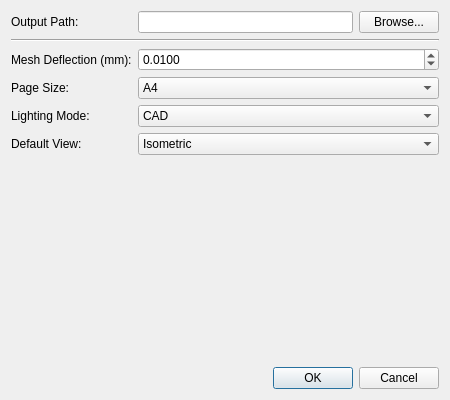
<?xml version="1.0" encoding="UTF-8"?>
<ui version="4.0">
 <class>PdfExportDialog</class>
 <widget class="QDialog" name="PdfExportDialog">
  <property name="geometry">
   <rect>
    <x>0</x>
    <y>0</y>
    <width>450</width>
    <height>400</height>
   </rect>
  </property>
  <property name="windowTitle">
   <string>3D PDF Export Settings</string>
  </property>
  <layout class="QVBoxLayout" name="verticalLayout">
   <item>
    <layout class="QGridLayout" name="gridLayout">
     <item row="0" column="0">
      <widget class="QLabel" name="label">
       <property name="text">
        <string>Output Path:</string>
       </property>
      </widget>
     </item>
     <item row="0" column="1">
      <layout class="QHBoxLayout" name="horizontalLayout">
       <item>
        <widget class="QLineEdit" name="editPath"/>
       </item>
       <item>
        <widget class="QPushButton" name="btnBrowse">
         <property name="text">
          <string>Browse...</string>
         </property>
        </widget>
       </item>
      </layout>
     </item>
     <item row="1" column="0" colspan="2">
      <widget class="Line" name="line">
       <property name="orientation">
        <enum>Qt::Horizontal</enum>
       </property>
      </widget>
     </item>
     <item row="2" column="0">
      <widget class="QLabel" name="label_2">
       <property name="text">
        <string>Mesh Deflection (mm):</string>
       </property>
      </widget>
     </item>
     <item row="2" column="1">
      <widget class="QDoubleSpinBox" name="spinDeflection">
       <property name="decimals">
        <number>4</number>
       </property>
       <property name="singleStep">
        <double>0.001000000000000</double>
       </property>
       <property name="value">
        <double>0.010000000000000</double>
       </property>
      </widget>
     </item>
     <item row="3" column="0">
      <widget class="QLabel" name="label_3">
       <property name="text">
        <string>Page Size:</string>
       </property>
      </widget>
     </item>
     <item row="3" column="1">
      <widget class="QComboBox" name="comboPageSize">
       <item>
        <property name="text">
         <string>A4</string>
        </property>
       </item>
       <item>
        <property name="text">
         <string>A3</string>
        </property>
       </item>
       <item>
        <property name="text">
         <string>Letter</string>
        </property>
       </item>
       <item>
        <property name="text">
         <string>Legal</string>
        </property>
       </item>
      </widget>
     </item>
     <item row="4" column="0">
      <widget class="QLabel" name="label_4">
       <property name="text">
        <string>Lighting Mode:</string>
       </property>
      </widget>
     </item>
     <item row="4" column="1">
      <widget class="QComboBox" name="comboLighting">
       <item>
        <property name="text">
         <string>CAD</string>
        </property>
       </item>
       <item>
        <property name="text">
         <string>Artwork</string>
        </property>
       </item>
       <item>
        <property name="text">
         <string>Headlamp</string>
        </property>
       </item>
      </widget>
     </item>
     <item row="5" column="0">
      <widget class="QLabel" name="label_5">
       <property name="text">
        <string>Default View:</string>
       </property>
      </widget>
     </item>
     <item row="5" column="1">
      <widget class="QComboBox" name="comboView">
       <item>
        <property name="text">
         <string>Isometric</string>
        </property>
       </item>
       <item>
        <property name="text">
         <string>Front</string>
        </property>
       </item>
       <item>
        <property name="text">
         <string>Back</string>
        </property>
       </item>
       <item>
        <property name="text">
         <string>Top</string>
        </property>
       </item>
       <item>
        <property name="text">
         <string>Bottom</string>
        </property>
       </item>
      </widget>
     </item>
    </layout>
   </item>
   <item>
    <spacer name="verticalSpacer">
     <property name="orientation">
      <enum>Qt::Vertical</enum>
     </property>
     <property name="sizeHint" stdset="0">
      <size>
       <width>20</width>
       <height>40</height>
      </size>
     </property>
    </spacer>
   </item>
   <item>
    <widget class="QDialogButtonBox" name="buttonBox">
     <property name="orientation">
      <enum>Qt::Horizontal</enum>
     </property>
     <property name="standardButtons">
      <set>QDialogButtonBox::Cancel|QDialogButtonBox::Ok</set>
     </property>
    </widget>
   </item>
  </layout>
 </widget>
 <resources/>
 <connections>
  <connection>
   <sender>buttonBox</sender>
   <signal>accepted()</signal>
   <receiver>PdfExportDialog</receiver>
   <slot>accept()</slot>
   <hints>
    <hint type="sourcelabel">
     <x>248</x>
     <y>254</y>
    </hint>
    <hint type="destinationlabel">
     <x>157</x>
     <y>274</y>
    </hint>
   </hints>
  </connection>
  <connection>
   <sender>buttonBox</sender>
   <signal>rejected()</signal>
   <receiver>PdfExportDialog</receiver>
   <slot>reject()</slot>
   <hints>
    <hint type="sourcelabel">
     <x>316</x>
     <y>260</y>
    </hint>
    <hint type="destinationlabel">
     <x>286</x>
     <y>274</y>
    </hint>
   </hints>
  </connection>
 </connections>
</ui>
